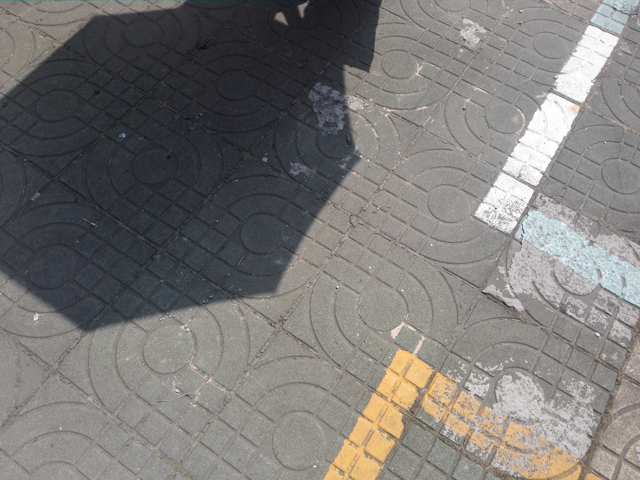
#> input picture data/samples/100-1.png, 640 x 480 px
$ python -i shadow_pipeline.py   (imports and definitions only)
#> lines starting #> are read from the running program, lines starting #| are printed output that depends on the picture; after the words box and inside, x2 and y2 are one past the last pixel; in counts of white or black regions, pixels touching at a corner belong together
#> further down, picture is the input picture: shape (480, 640, 3); mean B, G, R 118.5, 120.6, 123

import cv2
import numpy as np


def load_image(path):
    bgr = cv2.imread(str(path))
    if bgr is None:
        raise FileNotFoundError(f"Cannot load: {path}")
    return cv2.cvtColor(bgr, cv2.COLOR_BGR2RGB)


def load_sample(img_dir, mask_dir, filename):
    import os
    img  = load_image(os.path.join(img_dir, filename))
    mask = cv2.imread(os.path.join(mask_dir, filename),
                      cv2.IMREAD_GRAYSCALE)
    _, mask = cv2.threshold(mask, 127, 255, cv2.THRESH_BINARY)
    return img, mask


def generate_raw_mask(img_rgb, v_upper=90, s_lower=20):
#> called with v_upper = 90, s_lower = 20
    hsv   = cv2.cvtColor(img_rgb, cv2.COLOR_RGB2HSV)
#> hsv: shape (480, 640, 3); mean H, S, V 76.9, 23.8, 126.1
    lower = np.array([0,   s_lower, 0      ], dtype=np.uint8)
    upper = np.array([180, 255,     v_upper], dtype=np.uint8)
    return cv2.inRange(hsv, lower, upper)
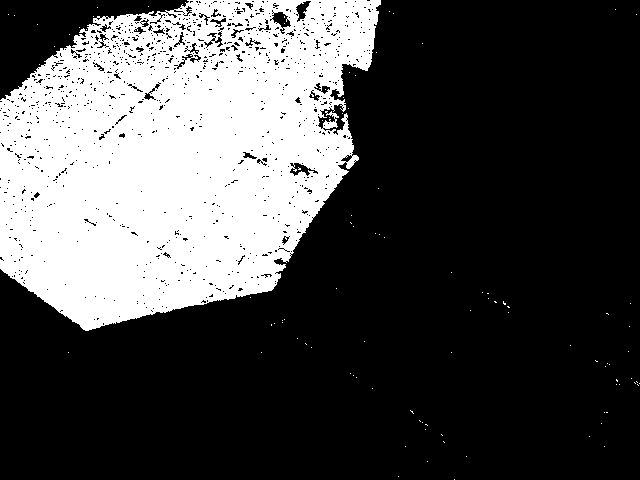
#> returned value: shape (480, 640); 29.3% white; 98 white regions (97 under 20 px), largest, box (x1, y1, x2, y2) and area: (0, 0, 381, 331) 89961


def clean_mask(raw_mask, open_size=5, close_size=11):
#> called with open_size = 5, close_size = 11
    k_open  = cv2.getStructuringElement(cv2.MORPH_ELLIPSE,
                                         (open_size,  open_size))
    k_close = cv2.getStructuringElement(cv2.MORPH_ELLIPSE,
                                         (close_size, close_size))
    opened = cv2.morphologyEx(raw_mask, cv2.MORPH_OPEN,  k_open)
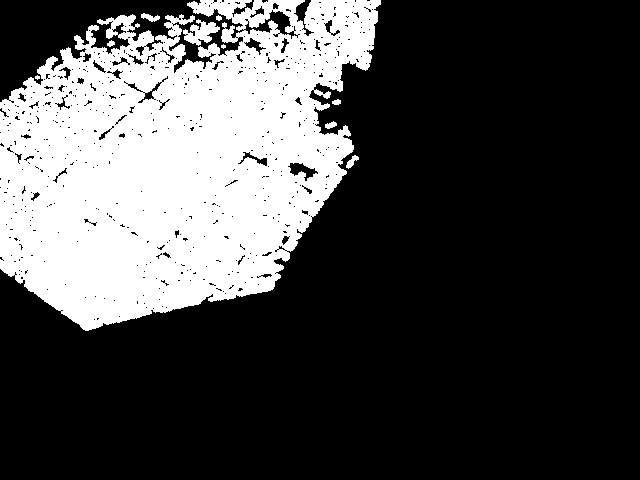
#> opened: shape (480, 640); 28% white; 10 white regions (2 under 20 px), largest, box (x1, y1, x2, y2) and area: (0, 0, 381, 331) 85239, (183, 19, 220, 46) 511, (141, 13, 160, 22) 93
    return  cv2.morphologyEx(opened,   cv2.MORPH_CLOSE, k_close)
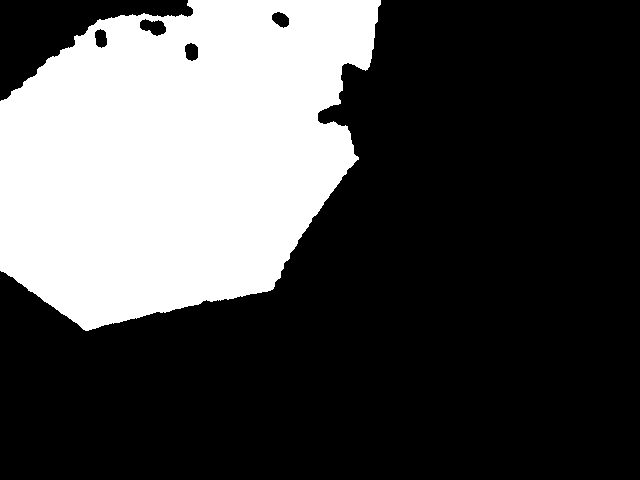
#> returned value: shape (480, 640); 30.4% white; 1 white region, box (x1, y1, x2, y2) and area: (0, 0, 381, 331) 93416


def create_overlay(img_rgb, mask,
                   shadow_color=(70, 130, 230), alpha=0.45):
#> called with shadow_color = (70, 130, 230), alpha = 0.45
    overlay = img_rgb.copy()
    overlay[mask == 255] = shadow_color
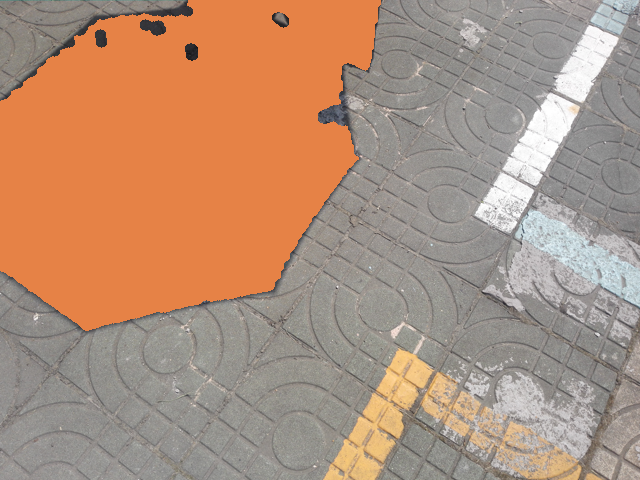
#> overlay: shape (480, 640, 3); mean B, G, R 122.2, 144.4, 178
    return cv2.addWeighted(img_rgb, 1 - alpha, overlay, alpha, 0)
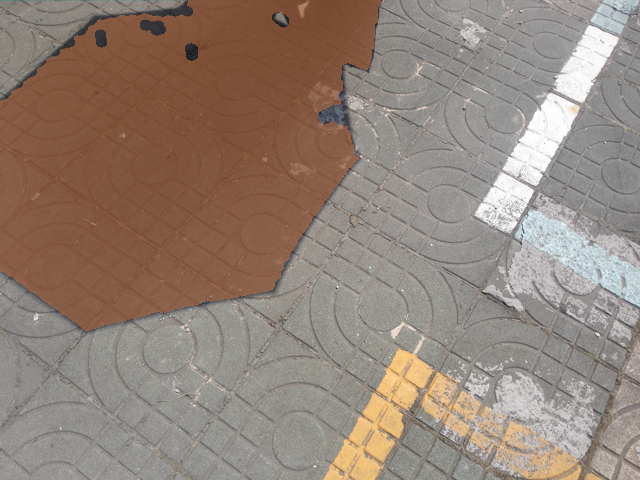
#> returned value: shape (480, 640, 3); mean of channels 0, 1, 2 120.1, 131.3, 147.8; drawn as B, G, R


def detect(img_rgb, v_upper=90, s_lower=20,
           open_size=5, close_size=11):
    """
    Main entry point. Pass any RGB image, get back a results dict.
    """
    raw   = generate_raw_mask(img_rgb, v_upper=v_upper, s_lower=s_lower)
    clean = clean_mask(raw, open_size=open_size, close_size=close_size)
    return {
        "raw_mask"   : raw,
        "clean_mask" : clean,
        "overlay"    : create_overlay(img_rgb, clean),
        "shadow_pct" : (np.sum(clean == 255) / clean.size) * 100,
    }

>>> import cv2
>>> picture = cv2.imread('../data/samples/100-1.png')
>>> result = detect(picture)
#> result = 4 items

$ run again, on data/samples/100-2.png
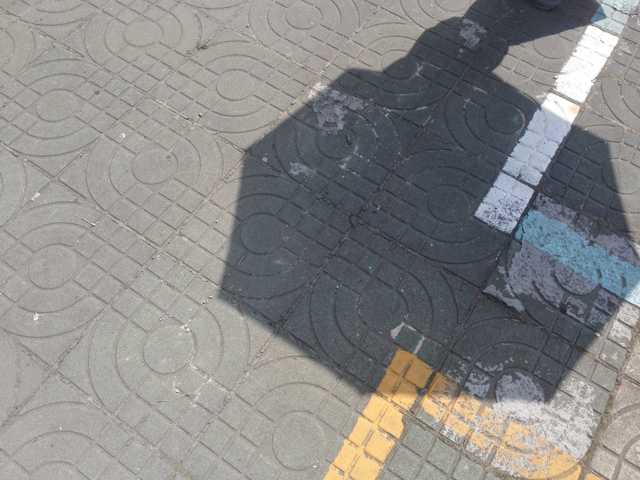
#> input picture data/samples/100-2.png, 640 x 480 px
#> picture is the input picture: shape (480, 640, 3); mean B, G, R 135.3, 136.6, 137.3
#> hsv: shape (480, 640, 3); mean H, S, V 69.1, 26.4, 143.2
#> in generate_raw_mask, `return cv2.inRange(hsv, lower, upper)`:
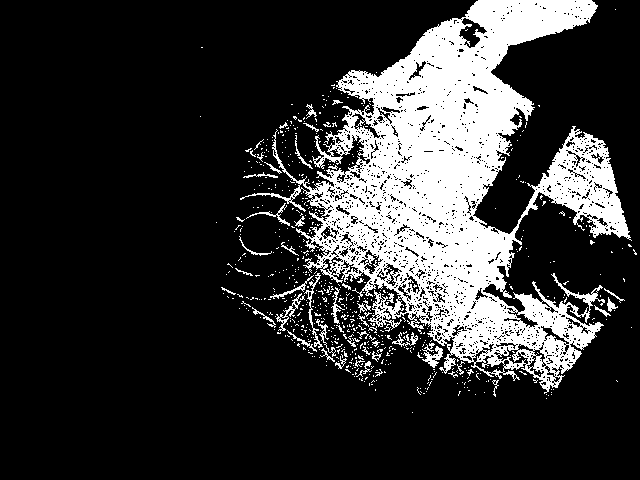
#> returned value: shape (480, 640); 20% white; 656 white regions (607 under 20 px), largest, box (x1, y1, x2, y2) and area: (240, 0, 632, 394) 56728, (422, 343, 443, 368) 237, (304, 273, 323, 348) 225
#> opened: shape (480, 640); 14.2% white; 58 white regions (10 under 20 px), largest, box (x1, y1, x2, y2) and area: (327, 0, 597, 351) 35959, (538, 146, 628, 237) 3307, (515, 294, 569, 337) 1009
#> overlay: shape (480, 640, 3); 17% of pixels changed, all inside (x1, y1, x2, y2) = (310, 0, 628, 386)
#> in create_overlay, `return cv2.addWeighted(img_rgb, 1 - alpha, overlay, alpha, 0)`:
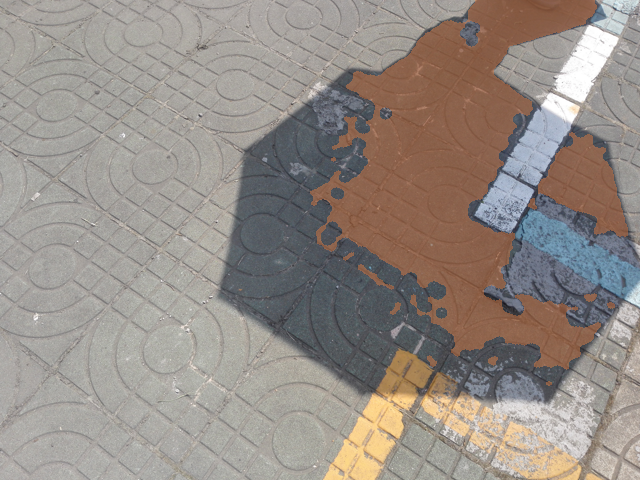
#> returned value: shape (480, 640, 3); mean of channels 0, 1, 2 134.6, 141.1, 149.9; drawn as B, G, R
#> result = 4 items

$ run again, on data/samples/100-3.png
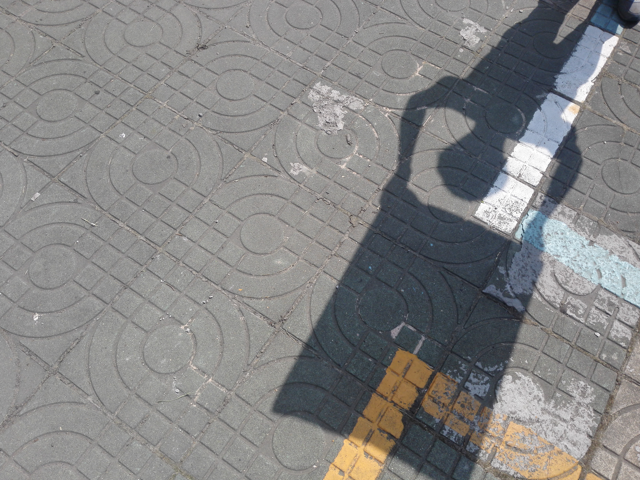
#> input picture data/samples/100-3.png, 640 x 480 px
#> picture is the input picture: shape (480, 640, 3); mean B, G, R 132.2, 132.4, 132.7
#> hsv: shape (480, 640, 3); mean H, S, V 74, 20.3, 137
#> in generate_raw_mask, `return cv2.inRange(hsv, lower, upper)`:
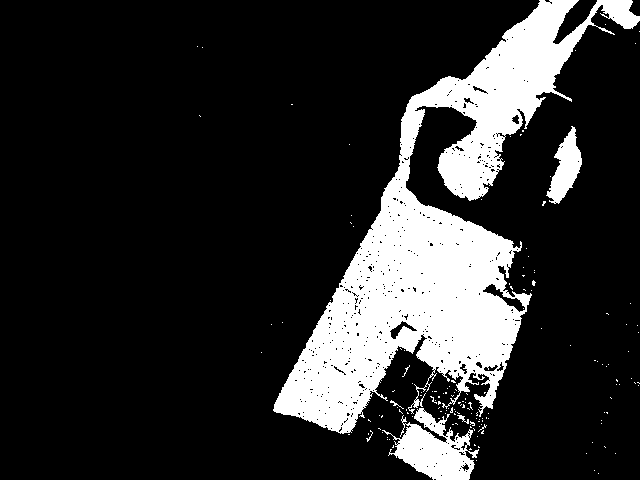
#> returned value: shape (480, 640); 17.3% white; 153 white regions (148 under 20 px), largest, box (x1, y1, x2, y2) and area: (273, 0, 640, 434) 47753, (382, 408, 479, 480) 3443, (546, 126, 582, 204) 1376, (457, 415, 469, 424) 40, (390, 400, 404, 409) 26
#> opened: shape (480, 640); 16.4% white; 10 white regions (1 under 20 px), largest, box (x1, y1, x2, y2) and area: (274, 160, 523, 434) 31480, (399, 0, 591, 201) 13632, (395, 424, 474, 480) 2538
#> overlay: shape (480, 640, 3); 17.36% of pixels changed, all inside (x1, y1, x2, y2) = (274, 0, 640, 480)
#> in create_overlay, `return cv2.addWeighted(img_rgb, 1 - alpha, overlay, alpha, 0)`:
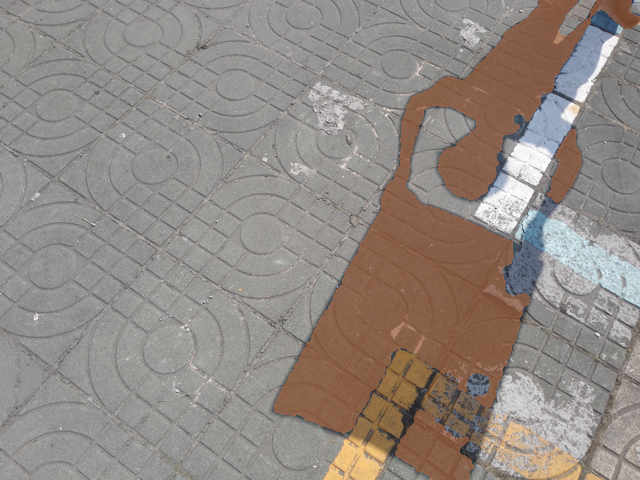
#> returned value: shape (480, 640, 3); mean of channels 0, 1, 2 131.8, 137.5, 146.1; drawn as B, G, R
#> result = 4 items
